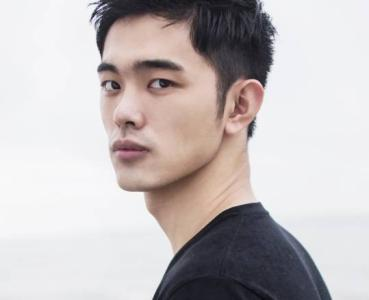
#> input picture qxy.jpg, 369 x 300 px
$ jupyter execute Basic_Operations.ipynb
#> lines starting #> are read from the running program, lines starting #| are printed output that depends on the picture; after the words box and inside, x2 and y2 are one past the last pixel; in counts of white or black regions, pixels touching at a corner belong together
[cell 1]
import numpy as np
import cv2

[cell 2]
img = cv2.imread('qxy.jpg')
#> img is the input picture: shape (300, 369, 3); mean B, G, R 188.9, 188.5, 195.1

[cell 3]
px = img[100, 100]
#> px = [224, 223, 227]
print(px)
#| [224 223 227]

[cell 4]
# accessing only blue pixel
blue = img[100, 100, 0]
#> blue = 224
print(blue)
#| 224

[cell 5]
img[100, 100] = [255, 255, 255]
#> img: shape (300, 369, 3); under 0.01% of pixels changed, all inside (x1, y1, x2, y2) = (100, 100, 101, 101)
print(img[100, 100])
#| [255 255 255]

[cell 6]
# accessing RED value
img.item(10, 10, 2)
#> Out = 243

[cell 7]
# modifying RED value
img.itemset((10, 10, 2), 100)
#> img: shape (300, 369, 3); mean B, G, R 188.9, 188.5, 195.1
img.item(10, 10, 2)
#> Out = 100

[cell 8]
print(img.shape)
#| (300, 369, 3)

[cell 9]
print(img.size)
#| 332100

[cell 10]
print(img.dtype)
#| uint8

[cell 11]
ball = img[180:240, 130:190]
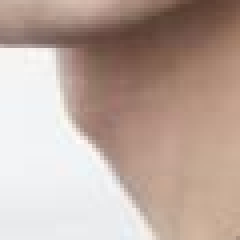
#> ball: shape (60, 60, 3) (shown 4 times larger); mean B, G, R 158.9, 168.6, 188.7
img[210:270, 100:160] = ball
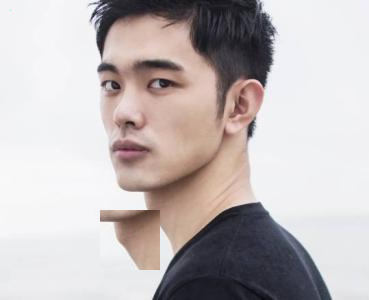
#> img: shape (300, 369, 3); mean B, G, R 186.3, 186.3, 193.5

[cell 12]
cv2.imshow('img',img)
cv2.waitKey(0)
cv2.destroyAllWindows()

[cell 13]
b, g, r = cv2.split(img)
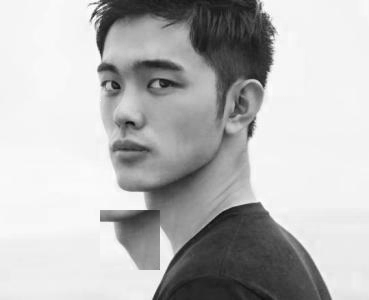
#> b: shape (300, 369); min 6, max 255, mean 186.3
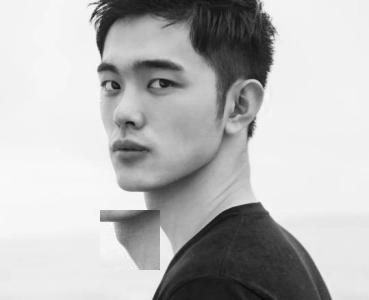
#> g: shape (300, 369); min 8, max 255, mean 186.3
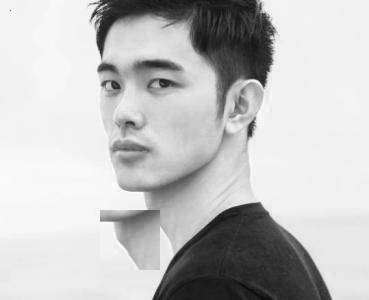
#> r: shape (300, 369); min 8, max 255, mean 193.5
img = cv2.merge((b, g, r))
# or b = img[:, :, 0]

[cell 14]
# set all red pixel to zero
img[:, :, 2] = 0
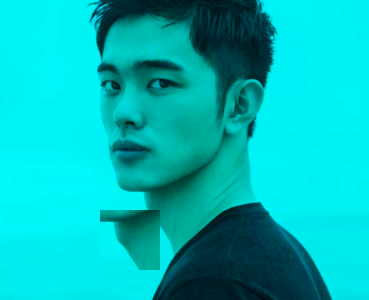
#> img: shape (300, 369, 3); mean B, G, R 186.3, 186.3, 0

[cell 15]
from matplotlib import pyplot as plt

[cell 16]
BLUE = [255,0,0]
img1 = cv2.imread('qxy.jpg')
replicate = cv2.copyMakeBorder(img1,10,10,10,10,cv2.BORDER_REPLICATE)
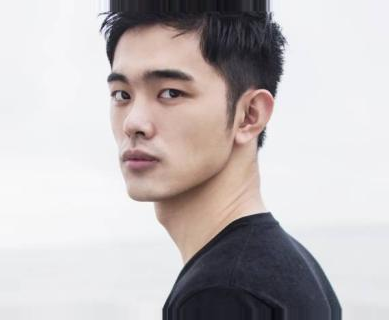
#> replicate: shape (320, 389, 3); mean B, G, R 189.3, 188.6, 194.4
reflect = cv2.copyMakeBorder(img1,10,10,10,10,cv2.BORDER_REFLECT)
reflect101 = cv2.copyMakeBorder(img1,10,10,10,10,cv2.BORDER_REFLECT_101)
wrap = cv2.copyMakeBorder(img1,10,10,10,10,cv2.BORDER_WRAP)
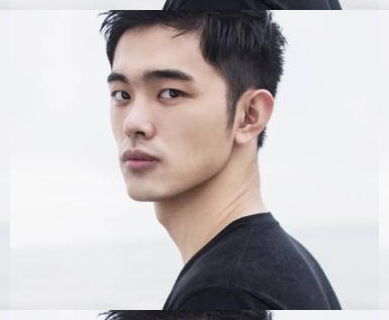
#> wrap: shape (320, 389, 3); mean B, G, R 189.4, 188.7, 194.5
constant= cv2.copyMakeBorder(img1,10,10,10,10,cv2.BORDER_CONSTANT,value=BLUE)
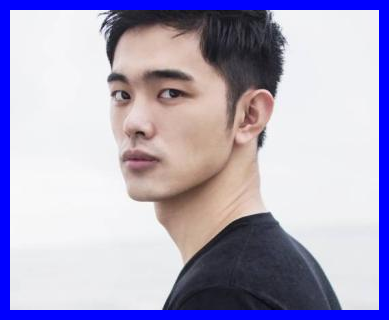
#> constant: shape (320, 389, 3); mean B, G, R 196.2, 167.6, 173.5
plt.subplot(231),plt.imshow(img1,'gray'),plt.title('ORIGINAL')
plt.subplot(232),plt.imshow(replicate,'gray'),plt.title('REPLICATE')
plt.subplot(233),plt.imshow(reflect,'gray'),plt.title('REFLECT')
plt.subplot(234),plt.imshow(reflect101,'gray'),plt.title('REFLECT_101')
plt.subplot(235),plt.imshow(wrap,'gray'),plt.title('WRAP')
plt.subplot(236),plt.imshow(constant,'gray'),plt.title('CONSTANT')
plt.show()
#> figure, not shown here; B, G, R data is drawn as R, G, B

$ run again, with 1.jpg copied over qxy.jpg
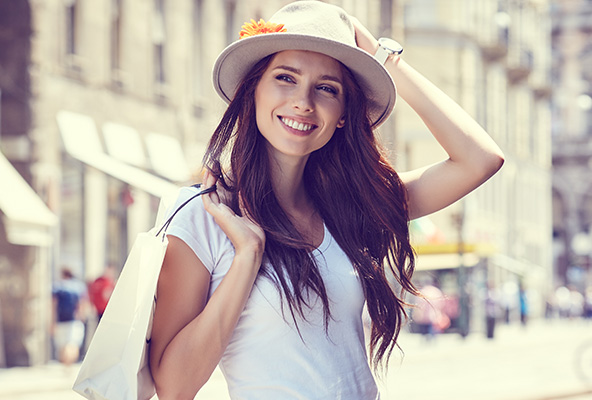
#> input picture 1.jpg, 592 x 400 px
#> img is the input picture: shape (400, 592, 3); mean B, G, R 171.3, 176.9, 189.3
#> px = [196, 222, 228]
#| [196 222 228]
#> blue = 196
#| 196
#| [255 255 255]
#> `img.item(10, 10, 2)`: Out = 87
#> `img.item(10, 10, 2)`: Out = 100
#| (400, 592, 3)
#| 710400
#| uint8
#> `img[:, :, 2] = 0`:
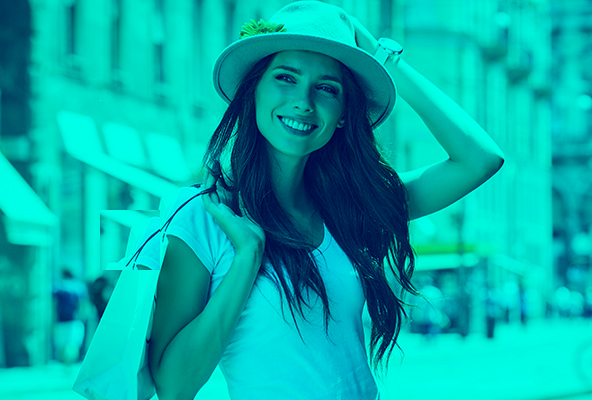
#> img: shape (400, 592, 3); mean B, G, R 171.6, 177.2, 0
#> `constant= cv2.copyMakeBorder(img1,10,10,10,10,cv2.BORDER_CONSTANT,valu..`:
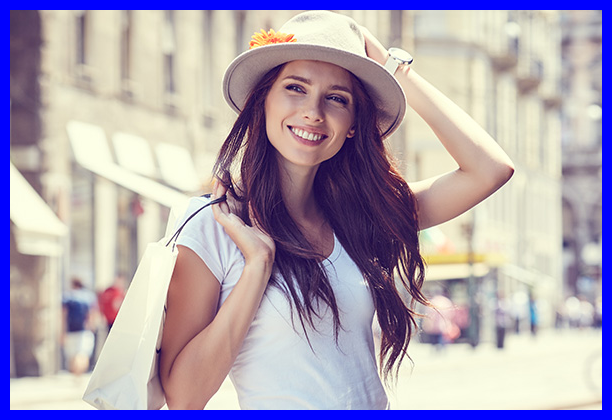
#> constant: shape (420, 612, 3); mean B, G, R 177.9, 163, 174.4

$ run again, with 2.jpg copied over qxy.jpg
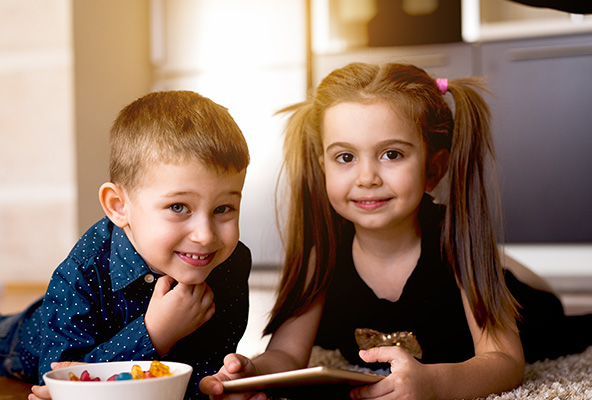
#> input picture 2.jpg, 592 x 400 px
#> img is the input picture: shape (400, 592, 3); mean B, G, R 100.6, 115.2, 139.6
#> px = [112, 154, 191]
#| [112 154 191]
#> blue = 112
#| 112
#| [255 255 255]
#> `img.item(10, 10, 2)`: Out = 235
#> `img.item(10, 10, 2)`: Out = 100
#| (400, 592, 3)
#| 710400
#| uint8
#> `img[:, :, 2] = 0`:
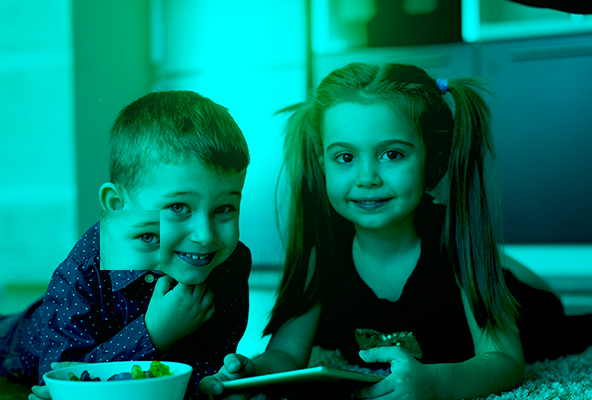
#> img: shape (400, 592, 3); mean B, G, R 101, 115.9, 0
#> `constant= cv2.copyMakeBorder(img1,10,10,10,10,cv2.BORDER_CONSTANT,valu..`:
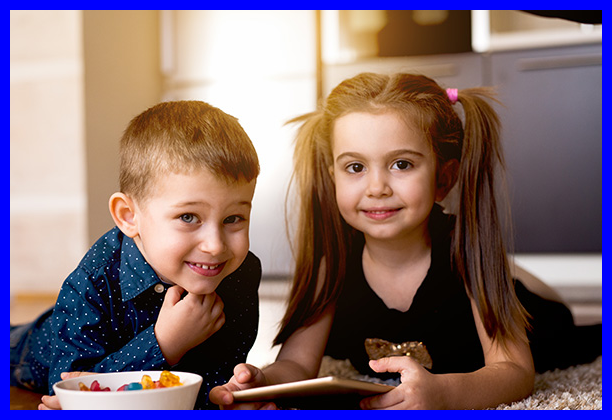
#> constant: shape (420, 612, 3); mean B, G, R 112.8, 106.1, 128.6
